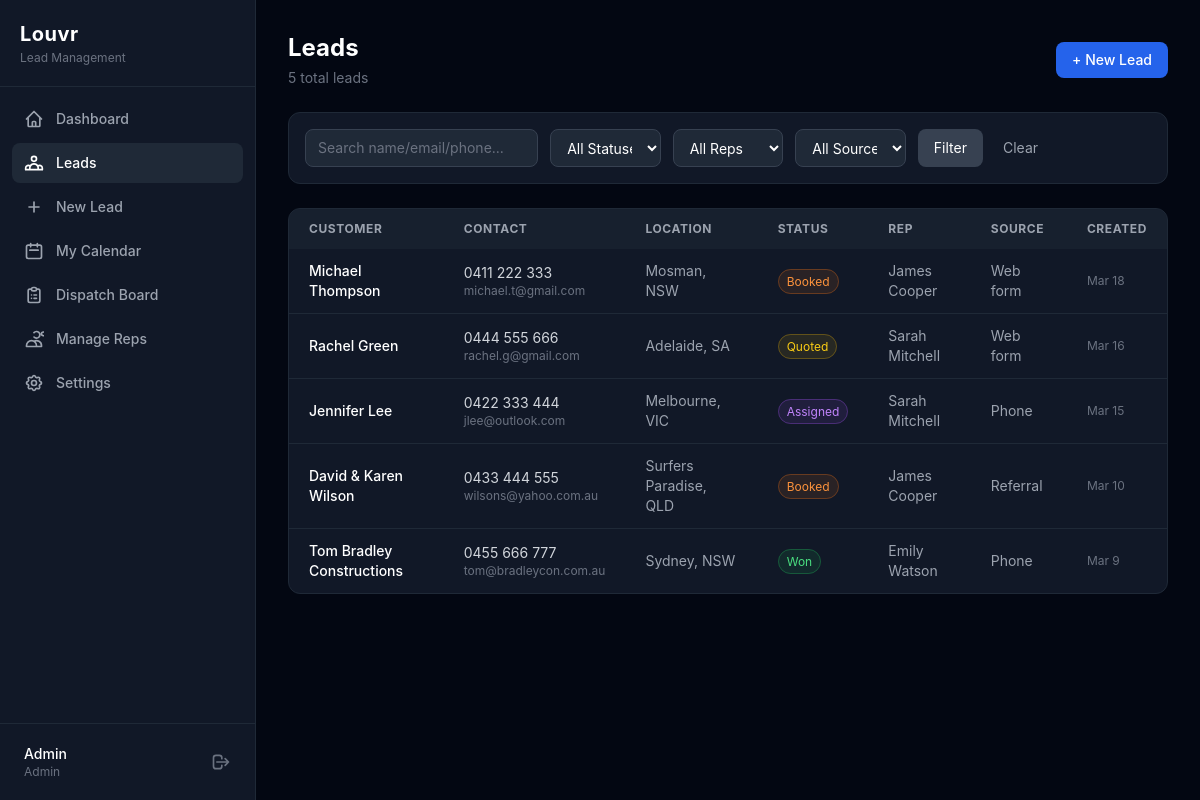
/leads (signed in), run on an earlier commit of the app's database.
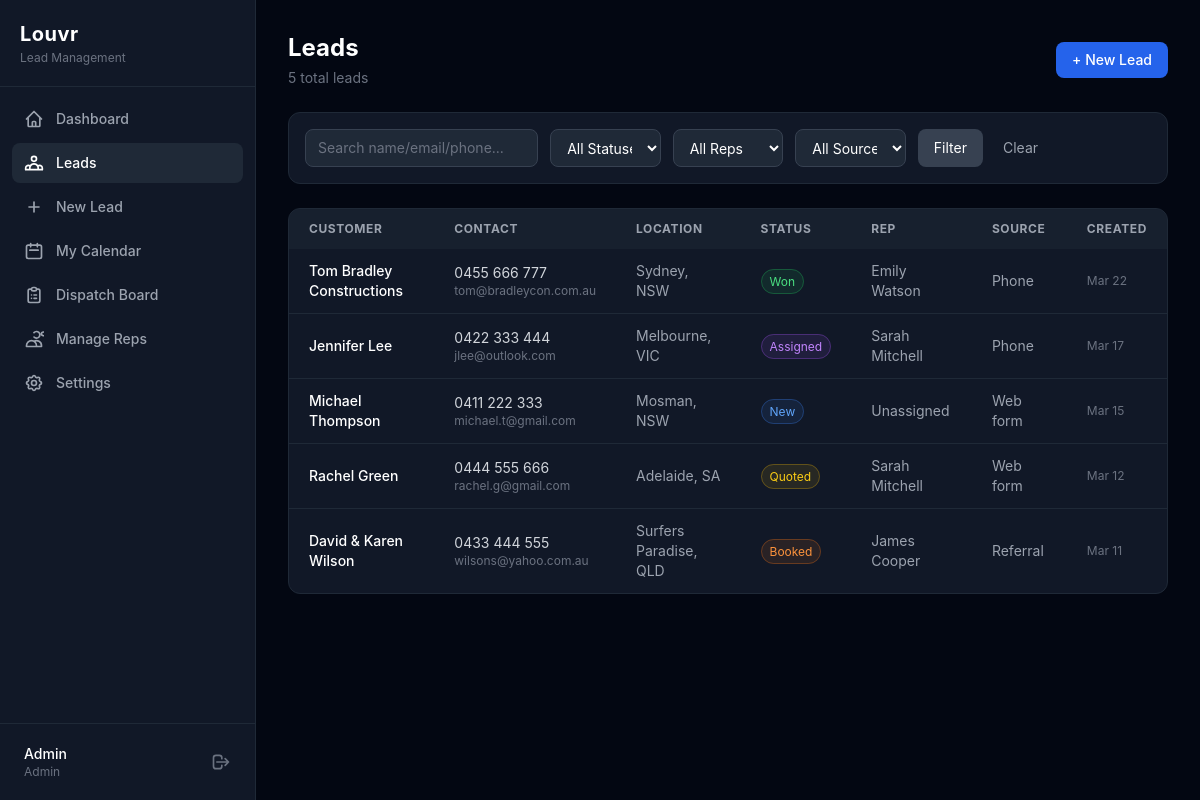
And on a later commit of the database.
### tables this page shows
CREATE TABLE leads (
            id INTEGER PRIMARY KEY AUTOINCREMENT,
            customer_name TEXT NOT NULL,
            customer_email TEXT DEFAULT "",
            customer_phone TEXT DEFAULT "",
            address TEXT DEFAULT "",
            suburb TEXT DEFAULT "",
            state TEXT DEFAULT "",
            postcode TEXT DEFAULT "",
            property_type TEXT DEFAULT "Residential",
            products_interested TEXT DEFAULT "",
            source TEXT DEFAULT "Phone",
            notes TEXT DEFAULT "",
            status TEXT DEFAULT "New",
            assigned_to INTEGER REFERENCES users(id) ON DELETE SET NULL,
            appointment_date TEXT,
            appointment_time TEXT,
            appointment_duration INTEGER DEFAULT 60,
            quoted_amount REAL,
            created_by INTEGER REFERENCES users(id) ON DELETE SET NULL,
            created_at DATETIME DEFAULT CURRENT_TIMESTAMP,
            updated_at DATETIME DEFAULT CURRENT_TIMESTAMP
        );

CREATE TABLE users (
            id INTEGER PRIMARY KEY AUTOINCREMENT,
            name TEXT NOT NULL,
            email TEXT NOT NULL UNIQUE,
            phone TEXT DEFAULT "",
            role TEXT NOT NULL DEFAULT "rep" CHECK(role IN ("admin","rep")),
            password_hash TEXT NOT NULL,
            api_key TEXT UNIQUE,
            is_active INTEGER NOT NULL DEFAULT 1,
            created_at DATETIME DEFAULT CURRENT_TIMESTAMP,
            updated_at DATETIME DEFAULT CURRENT_TIMESTAMP
        );

### src/Controllers/LeadController.php (called while the page is built, shortened)
<?php
class LeadController
{
    private Database $db;
    private array $config;
    public function __construct(Database $db, array $config)
    {
        $this->db = $db;
        $this->config = $config;
    }
    public function index(): void
    {
        $filters = [
            'status'      => $_GET['status'] ?? '',
            'assigned_to' => $_GET['assigned_to'] ?? '',
            'source'      => $_GET['source'] ?? '',
            'date_from'   => $_GET['date_from'] ?? '',
            'date_to'     => $_GET['date_to'] ?? '',
            'search'      => $_GET['search'] ?? '',
        ];
        $page = max(1, (int)($_GET['page'] ?? 1));
        $result = Lead::list($this->db, $filters, $page, $this->config['per_page']);
        require __DIR__ . '/../../templates/leads/index.php';
    }
}

### src/Models/Lead.php (called while the page is built, shortened)
<?php
class Lead
{
    public static function list(Database $db, array $filters = [], int $page = 1, int $perPage = 20): array
    {
        $where = [];
        $params = [];
        $whereClause = $where ? 'WHERE ' . implode(' AND ', $where) : '';
        $total = (int)$db->fetchColumn(
            "SELECT COUNT(*) FROM leads l $whereClause",
            $params
        );
        $offset = ($page - 1) * $perPage;
        $rows = $db->fetchAll(
            "SELECT l.*, u.name AS rep_name
             FROM leads l
             LEFT JOIN users u ON l.assigned_to = u.id
             $whereClause
             ORDER BY l.created_at DESC
             LIMIT :limit OFFSET :offset",
            array_merge($params, [':limit' => $perPage, ':offset' => $offset])
        );
        return [
            'data'       => $rows,
            'total'      => $total,
            'page'       => $page,
            'per_page'   => $perPage,
            'total_pages' => (int)ceil($total / $perPage),
        ];
    }
}

### src/Database.php (called while the page is built, shortened)
<?php
class Database
{
    private PDO $pdo;
    private function __construct(array $config)
    {
        if ($config['driver'] === 'sqlite') {
            $dsn = 'sqlite:' . $config['path'];
            $this->pdo = new PDO($dsn, null, null, [
                PDO::ATTR_ERRMODE            => PDO::ERRMODE_EXCEPTION,
                PDO::ATTR_DEFAULT_FETCH_MODE => PDO::FETCH_ASSOC,
                PDO::ATTR_EMULATE_PREPARES   => false,
            ]);
            $this->pdo->exec('PRAGMA journal_mode=WAL');
            $this->pdo->exec('PRAGMA foreign_keys=ON');
        }
    }
    public function query(string $sql, array $params = []): PDOStatement
    {
        $stmt = $this->pdo->prepare($sql);
        $stmt->execute($params);
        return $stmt;
    }
    public function fetchAll(string $sql, array $params = []): array
    {
        return $this->query($sql, $params)->fetchAll();
    }
    public function fetchColumn(string $sql, array $params = []): mixed
    {
        return $this->query($sql, $params)->fetchColumn();
    }
}

### templates/leads/index.php (the view, shortened to what the rows shown need)
<?php
$statusBg = [
    'new'      => 'bg-blue-500/10 border-blue-500/30 text-blue-400',
    'assigned' => 'bg-purple-500/10 border-purple-500/30 text-purple-400',
    'booked'   => 'bg-orange-500/10 border-orange-500/30 text-orange-400',
    'quoted'   => 'bg-yellow-500/10 border-yellow-500/30 text-yellow-400',
    'won'      => 'bg-green-500/10 border-green-500/30 text-green-400',
    'lost'     => 'bg-red-500/10 border-red-500/30 text-red-400',
];
$e = fn($v) => htmlspecialchars($v ?? '', ENT_QUOTES, 'UTF-8');
?>
<div class="mb-6 flex items-center justify-between">
    <div>
        <h2 class="text-2xl font-bold text-white">Leads</h2>
    </div>
</div>
<div class="bg-gray-900 border border-gray-800 rounded-xl overflow-hidden">
    <table class="w-full text-sm">
        <thead class="bg-gray-800/50">
            <tr class="text-left text-xs text-gray-400 uppercase tracking-wider">
                <th class="px-5 py-3">Customer</th>
                <th class="px-5 py-3 hidden md:table-cell">Contact</th>
                <th class="px-5 py-3 hidden lg:table-cell">Location</th>
                <th class="px-5 py-3">Status</th>
                <th class="px-5 py-3 hidden md:table-cell">Rep</th>
                <th class="px-5 py-3 hidden lg:table-cell">Source</th>
                <th class="px-5 py-3 hidden lg:table-cell">Created</th>
            </tr>
        </thead>
        <tbody class="divide-y divide-gray-800">
            <?php foreach ($result['data'] as $lead): ?>
            <tr class="hover:bg-gray-800/50 cursor-pointer transition-colors" onclick="window.location='/leads/<?= $lead['id'] ?>'">
                <td class="px-5 py-3">
                    <p class="font-medium text-white"><?= $e($lead['customer_name']) ?></p>
                </td>
                <td class="px-5 py-3 hidden md:table-cell">
                    <p class="text-gray-300"><?= $e($lead['customer_phone']) ?></p>
                    <p class="text-xs text-gray-500"><?= $e($lead['customer_email']) ?></p>
                </td>
                <td class="px-5 py-3 text-gray-400 hidden lg:table-cell"><?= $e($lead['suburb']) ?><?= $lead['state'] ? ', ' . $e($lead['state']) : '' ?></td>
                <td class="px-5 py-3">
                    <span class="text-xs px-2 py-1 rounded-full border <?= $statusBg[$lead['status']] ?>"><?= ucfirst($lead['status']) ?></span>
                </td>
                <td class="px-5 py-3 text-gray-400 hidden md:table-cell"><?= $e($lead['rep_name'] ?? 'Unassigned') ?></td>
                <td class="px-5 py-3 text-gray-400 hidden lg:table-cell"><?= ucfirst(str_replace('_', ' ', $lead['source'])) ?></td>
                <td class="px-5 py-3 text-gray-500 text-xs hidden lg:table-cell"><?= date('M j', strtotime($lead['created_at'])) ?></td>
            </tr>
            <?php endforeach; ?>
        </tbody>
    </table>
</div>
<?php
require __DIR__ . '/../layouts/app.php';

What changed in the data, as far as the page shows it:
changed leads "Tom Bradley Constructions": created_at "Mar 9" → "Mar 22"; moves up the list
changed leads "Jennifer Lee": created_at "Mar 15" → "Mar 17"; moves up the list
changed leads "Michael Thompson": status "Booked" → "New"; assigned_to.name "James Cooper" → "Unassigned"; created_at "Mar 18" → "Mar 15"
changed leads "Rachel Green": created_at "Mar 16" → "Mar 12"
changed leads "David & Karen Wilson": created_at "Mar 10" → "Mar 11"
